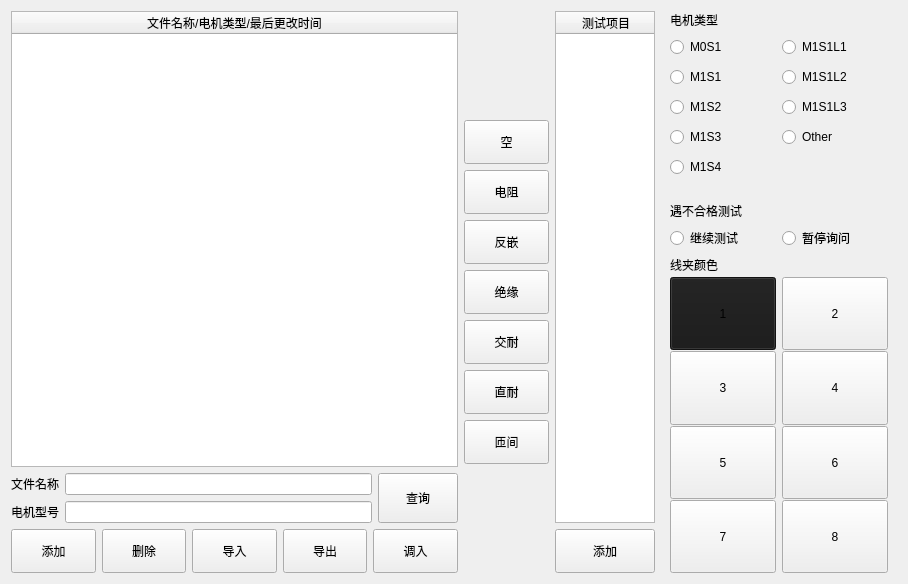
<?xml version="1.0" encoding="UTF-8"?>
<ui version="4.0">
 <class>CConfigType</class>
 <widget class="QWidget" name="CConfigType">
  <property name="geometry">
   <rect>
    <x>0</x>
    <y>0</y>
    <width>908</width>
    <height>584</height>
   </rect>
  </property>
  <property name="windowTitle">
   <string>Form</string>
  </property>
  <layout class="QHBoxLayout" name="horizontalLayout">
   <item>
    <widget class="QWidget" name="widgetFile" native="true">
     <layout class="QVBoxLayout" name="verticalLayout_2">
      <property name="margin">
       <number>0</number>
      </property>
      <item>
       <widget class="QTableWidget" name="tableWidgetFile">
        <property name="editTriggers">
         <set>QAbstractItemView::NoEditTriggers</set>
        </property>
        <property name="selectionMode">
         <enum>QAbstractItemView::SingleSelection</enum>
        </property>
        <property name="selectionBehavior">
         <enum>QAbstractItemView::SelectRows</enum>
        </property>
        <attribute name="horizontalHeaderDefaultSectionSize">
         <number>150</number>
        </attribute>
        <attribute name="horizontalHeaderHighlightSections">
         <bool>false</bool>
        </attribute>
        <attribute name="horizontalHeaderStretchLastSection">
         <bool>true</bool>
        </attribute>
        <attribute name="verticalHeaderVisible">
         <bool>false</bool>
        </attribute>
        <attribute name="verticalHeaderHighlightSections">
         <bool>false</bool>
        </attribute>
        <column>
         <property name="text">
          <string>文件名称/电机类型/最后更改时间</string>
         </property>
        </column>
       </widget>
      </item>
      <item>
       <widget class="QWidget" name="widget" native="true">
        <layout class="QGridLayout" name="gridLayout_2">
         <property name="margin">
          <number>0</number>
         </property>
         <item row="0" column="0">
          <widget class="QWidget" name="widget_2" native="true">
           <layout class="QGridLayout" name="gridLayout">
            <property name="margin">
             <number>0</number>
            </property>
            <item row="1" column="0">
             <widget class="QLabel" name="label_2">
              <property name="text">
               <string>电机型号</string>
              </property>
             </widget>
            </item>
            <item row="1" column="1">
             <widget class="QLineEdit" name="lineEditType"/>
            </item>
            <item row="0" column="1">
             <widget class="QLineEdit" name="lineEditName"/>
            </item>
            <item row="0" column="0">
             <widget class="QLabel" name="label">
              <property name="text">
               <string>文件名称</string>
              </property>
             </widget>
            </item>
           </layout>
          </widget>
         </item>
         <item row="0" column="1">
          <widget class="QPushButton" name="btnCheck">
           <property name="sizePolicy">
            <sizepolicy hsizetype="Minimum" vsizetype="Minimum">
             <horstretch>0</horstretch>
             <verstretch>0</verstretch>
            </sizepolicy>
           </property>
           <property name="minimumSize">
            <size>
             <width>60</width>
             <height>44</height>
            </size>
           </property>
           <property name="text">
            <string>查询</string>
           </property>
          </widget>
         </item>
        </layout>
       </widget>
      </item>
      <item>
       <layout class="QHBoxLayout" name="horizontalLayout_3">
        <item>
         <widget class="QPushButton" name="btnInsert">
          <property name="minimumSize">
           <size>
            <width>0</width>
            <height>44</height>
           </size>
          </property>
          <property name="text">
           <string>添加</string>
          </property>
         </widget>
        </item>
        <item>
         <widget class="QPushButton" name="btnDelete">
          <property name="minimumSize">
           <size>
            <width>0</width>
            <height>44</height>
           </size>
          </property>
          <property name="text">
           <string>删除</string>
          </property>
         </widget>
        </item>
        <item>
         <widget class="QPushButton" name="btnImport">
          <property name="minimumSize">
           <size>
            <width>0</width>
            <height>44</height>
           </size>
          </property>
          <property name="text">
           <string>导入</string>
          </property>
         </widget>
        </item>
        <item>
         <widget class="QPushButton" name="btnExport">
          <property name="minimumSize">
           <size>
            <width>0</width>
            <height>44</height>
           </size>
          </property>
          <property name="text">
           <string>导出</string>
          </property>
         </widget>
        </item>
        <item>
         <widget class="QPushButton" name="btnRead">
          <property name="minimumSize">
           <size>
            <width>0</width>
            <height>44</height>
           </size>
          </property>
          <property name="text">
           <string>调入</string>
          </property>
         </widget>
        </item>
       </layout>
      </item>
     </layout>
    </widget>
   </item>
   <item>
    <widget class="QWidget" name="dockWidget" native="true">
     <property name="minimumSize">
      <size>
       <width>85</width>
       <height>0</height>
      </size>
     </property>
     <layout class="QVBoxLayout" name="verticalLayout_5">
      <property name="margin">
       <number>0</number>
      </property>
      <item>
       <spacer name="verticalSpacer_2">
        <property name="orientation">
         <enum>Qt::Vertical</enum>
        </property>
        <property name="sizeHint" stdset="0">
         <size>
          <width>20</width>
          <height>40</height>
         </size>
        </property>
       </spacer>
      </item>
      <item>
       <widget class="QPushButton" name="btnAvlFun0">
        <property name="minimumSize">
         <size>
          <width>0</width>
          <height>44</height>
         </size>
        </property>
        <property name="text">
         <string>空</string>
        </property>
       </widget>
      </item>
      <item>
       <widget class="QPushButton" name="btnAvlFun1">
        <property name="minimumSize">
         <size>
          <width>0</width>
          <height>44</height>
         </size>
        </property>
        <property name="text">
         <string>电阻</string>
        </property>
       </widget>
      </item>
      <item>
       <widget class="QPushButton" name="btnAvlFun2">
        <property name="minimumSize">
         <size>
          <width>0</width>
          <height>44</height>
         </size>
        </property>
        <property name="text">
         <string>反嵌</string>
        </property>
       </widget>
      </item>
      <item>
       <widget class="QPushButton" name="btnAvlFun3">
        <property name="minimumSize">
         <size>
          <width>0</width>
          <height>44</height>
         </size>
        </property>
        <property name="text">
         <string>绝缘</string>
        </property>
       </widget>
      </item>
      <item>
       <widget class="QPushButton" name="btnAvlFun4">
        <property name="minimumSize">
         <size>
          <width>0</width>
          <height>44</height>
         </size>
        </property>
        <property name="text">
         <string>交耐</string>
        </property>
       </widget>
      </item>
      <item>
       <widget class="QPushButton" name="btnAvlFun5">
        <property name="minimumSize">
         <size>
          <width>0</width>
          <height>44</height>
         </size>
        </property>
        <property name="text">
         <string>直耐</string>
        </property>
       </widget>
      </item>
      <item>
       <widget class="QPushButton" name="btnAvlFun6">
        <property name="minimumSize">
         <size>
          <width>0</width>
          <height>44</height>
         </size>
        </property>
        <property name="text">
         <string>匝间</string>
        </property>
       </widget>
      </item>
      <item>
       <spacer name="verticalSpacer">
        <property name="orientation">
         <enum>Qt::Vertical</enum>
        </property>
        <property name="sizeHint" stdset="0">
         <size>
          <width>20</width>
          <height>40</height>
         </size>
        </property>
       </spacer>
      </item>
     </layout>
    </widget>
   </item>
   <item>
    <widget class="QWidget" name="widget_3" native="true">
     <property name="minimumSize">
      <size>
       <width>100</width>
       <height>0</height>
      </size>
     </property>
     <property name="maximumSize">
      <size>
       <width>100</width>
       <height>16777215</height>
      </size>
     </property>
     <layout class="QVBoxLayout" name="verticalLayout">
      <property name="margin">
       <number>0</number>
      </property>
      <item>
       <widget class="QTableWidget" name="tableWidgetTest">
        <property name="editTriggers">
         <set>QAbstractItemView::NoEditTriggers</set>
        </property>
        <property name="selectionMode">
         <enum>QAbstractItemView::SingleSelection</enum>
        </property>
        <property name="selectionBehavior">
         <enum>QAbstractItemView::SelectRows</enum>
        </property>
        <attribute name="horizontalHeaderHighlightSections">
         <bool>false</bool>
        </attribute>
        <attribute name="horizontalHeaderStretchLastSection">
         <bool>true</bool>
        </attribute>
        <attribute name="verticalHeaderVisible">
         <bool>false</bool>
        </attribute>
        <attribute name="verticalHeaderDefaultSectionSize">
         <number>36</number>
        </attribute>
        <attribute name="verticalHeaderHighlightSections">
         <bool>false</bool>
        </attribute>
        <column>
         <property name="text">
          <string>测试项目</string>
         </property>
        </column>
       </widget>
      </item>
      <item>
       <widget class="QPushButton" name="pushButton">
        <property name="minimumSize">
         <size>
          <width>0</width>
          <height>44</height>
         </size>
        </property>
        <property name="text">
         <string>添加</string>
        </property>
       </widget>
      </item>
     </layout>
    </widget>
   </item>
   <item>
    <widget class="QWidget" name="widgetOther" native="true">
     <property name="minimumSize">
      <size>
       <width>236</width>
       <height>0</height>
      </size>
     </property>
     <property name="maximumSize">
      <size>
       <width>236</width>
       <height>16777215</height>
      </size>
     </property>
     <layout class="QVBoxLayout" name="verticalLayout_4">
      <property name="spacing">
       <number>3</number>
      </property>
      <property name="topMargin">
       <number>0</number>
      </property>
      <property name="bottomMargin">
       <number>0</number>
      </property>
      <item>
       <widget class="QLabel" name="label_5">
        <property name="text">
         <string>电机类型</string>
        </property>
       </widget>
      </item>
      <item>
       <widget class="QWidget" name="widget_7" native="true">
        <layout class="QGridLayout" name="gridLayout_4">
         <property name="verticalSpacing">
          <number>0</number>
         </property>
         <property name="margin">
          <number>0</number>
         </property>
         <item row="3" column="0">
          <widget class="QRadioButton" name="btnType4">
           <property name="minimumSize">
            <size>
             <width>0</width>
             <height>30</height>
            </size>
           </property>
           <property name="text">
            <string>M1S3</string>
           </property>
          </widget>
         </item>
         <item row="1" column="1">
          <widget class="QRadioButton" name="btnType7">
           <property name="minimumSize">
            <size>
             <width>0</width>
             <height>30</height>
            </size>
           </property>
           <property name="text">
            <string>M1S1L2</string>
           </property>
          </widget>
         </item>
         <item row="3" column="1">
          <widget class="QRadioButton" name="btnType9">
           <property name="minimumSize">
            <size>
             <width>0</width>
             <height>30</height>
            </size>
           </property>
           <property name="text">
            <string>Other</string>
           </property>
          </widget>
         </item>
         <item row="0" column="1">
          <widget class="QRadioButton" name="btnType6">
           <property name="minimumSize">
            <size>
             <width>0</width>
             <height>30</height>
            </size>
           </property>
           <property name="text">
            <string>M1S1L1</string>
           </property>
          </widget>
         </item>
         <item row="0" column="0">
          <widget class="QRadioButton" name="btnType1">
           <property name="minimumSize">
            <size>
             <width>0</width>
             <height>30</height>
            </size>
           </property>
           <property name="text">
            <string>M0S1</string>
           </property>
          </widget>
         </item>
         <item row="1" column="0">
          <widget class="QRadioButton" name="btnType2">
           <property name="minimumSize">
            <size>
             <width>0</width>
             <height>30</height>
            </size>
           </property>
           <property name="text">
            <string>M1S1</string>
           </property>
          </widget>
         </item>
         <item row="2" column="1">
          <widget class="QRadioButton" name="btnType8">
           <property name="minimumSize">
            <size>
             <width>0</width>
             <height>30</height>
            </size>
           </property>
           <property name="text">
            <string>M1S1L3</string>
           </property>
          </widget>
         </item>
         <item row="2" column="0">
          <widget class="QRadioButton" name="btnType3">
           <property name="minimumSize">
            <size>
             <width>0</width>
             <height>30</height>
            </size>
           </property>
           <property name="text">
            <string>M1S2</string>
           </property>
          </widget>
         </item>
         <item row="4" column="0">
          <widget class="QRadioButton" name="btnType5">
           <property name="minimumSize">
            <size>
             <width>0</width>
             <height>30</height>
            </size>
           </property>
           <property name="text">
            <string>M1S4</string>
           </property>
          </widget>
         </item>
        </layout>
       </widget>
      </item>
      <item>
       <widget class="QLabel" name="labelType">
        <property name="pixmap">
         <pixmap resource="image.qrc">:/image/M1S0.png</pixmap>
        </property>
       </widget>
      </item>
      <item>
       <widget class="QLabel" name="label_4">
        <property name="text">
         <string>遇不合格测试</string>
        </property>
       </widget>
      </item>
      <item>
       <widget class="QWidget" name="widget_6" native="true">
        <layout class="QHBoxLayout" name="horizontalLayout_4">
         <property name="margin">
          <number>0</number>
         </property>
         <item>
          <widget class="QRadioButton" name="btnOther1">
           <property name="minimumSize">
            <size>
             <width>0</width>
             <height>30</height>
            </size>
           </property>
           <property name="text">
            <string>继续测试</string>
           </property>
          </widget>
         </item>
         <item>
          <widget class="QRadioButton" name="btnOther2">
           <property name="minimumSize">
            <size>
             <width>0</width>
             <height>30</height>
            </size>
           </property>
           <property name="text">
            <string>暂停询问</string>
           </property>
          </widget>
         </item>
        </layout>
       </widget>
      </item>
      <item>
       <widget class="QLabel" name="label_3">
        <property name="text">
         <string>线夹颜色</string>
        </property>
       </widget>
      </item>
      <item>
       <widget class="QWidget" name="widget_5" native="true">
        <layout class="QGridLayout" name="gridLayout_3">
         <property name="verticalSpacing">
          <number>1</number>
         </property>
         <property name="margin">
          <number>0</number>
         </property>
         <item row="2" column="1">
          <widget class="QPushButton" name="btnColor6">
           <property name="sizePolicy">
            <sizepolicy hsizetype="Minimum" vsizetype="Expanding">
             <horstretch>0</horstretch>
             <verstretch>0</verstretch>
            </sizepolicy>
           </property>
           <property name="minimumSize">
            <size>
             <width>0</width>
             <height>35</height>
            </size>
           </property>
           <property name="text">
            <string>6</string>
           </property>
          </widget>
         </item>
         <item row="1" column="0">
          <widget class="QPushButton" name="btnColor3">
           <property name="sizePolicy">
            <sizepolicy hsizetype="Minimum" vsizetype="Expanding">
             <horstretch>0</horstretch>
             <verstretch>0</verstretch>
            </sizepolicy>
           </property>
           <property name="minimumSize">
            <size>
             <width>0</width>
             <height>35</height>
            </size>
           </property>
           <property name="text">
            <string>3</string>
           </property>
          </widget>
         </item>
         <item row="2" column="0">
          <widget class="QPushButton" name="btnColor5">
           <property name="sizePolicy">
            <sizepolicy hsizetype="Minimum" vsizetype="Expanding">
             <horstretch>0</horstretch>
             <verstretch>0</verstretch>
            </sizepolicy>
           </property>
           <property name="minimumSize">
            <size>
             <width>0</width>
             <height>35</height>
            </size>
           </property>
           <property name="text">
            <string>5</string>
           </property>
          </widget>
         </item>
         <item row="3" column="1">
          <widget class="QPushButton" name="btnColor8">
           <property name="sizePolicy">
            <sizepolicy hsizetype="Minimum" vsizetype="Expanding">
             <horstretch>0</horstretch>
             <verstretch>0</verstretch>
            </sizepolicy>
           </property>
           <property name="minimumSize">
            <size>
             <width>0</width>
             <height>35</height>
            </size>
           </property>
           <property name="text">
            <string>8</string>
           </property>
          </widget>
         </item>
         <item row="0" column="1">
          <widget class="QPushButton" name="btnColor2">
           <property name="sizePolicy">
            <sizepolicy hsizetype="Minimum" vsizetype="Expanding">
             <horstretch>0</horstretch>
             <verstretch>0</verstretch>
            </sizepolicy>
           </property>
           <property name="minimumSize">
            <size>
             <width>0</width>
             <height>35</height>
            </size>
           </property>
           <property name="text">
            <string>2</string>
           </property>
          </widget>
         </item>
         <item row="3" column="0">
          <widget class="QPushButton" name="btnColor7">
           <property name="sizePolicy">
            <sizepolicy hsizetype="Minimum" vsizetype="Expanding">
             <horstretch>0</horstretch>
             <verstretch>0</verstretch>
            </sizepolicy>
           </property>
           <property name="minimumSize">
            <size>
             <width>0</width>
             <height>35</height>
            </size>
           </property>
           <property name="text">
            <string>7</string>
           </property>
          </widget>
         </item>
         <item row="1" column="1">
          <widget class="QPushButton" name="btnColor4">
           <property name="sizePolicy">
            <sizepolicy hsizetype="Minimum" vsizetype="Expanding">
             <horstretch>0</horstretch>
             <verstretch>0</verstretch>
            </sizepolicy>
           </property>
           <property name="minimumSize">
            <size>
             <width>0</width>
             <height>35</height>
            </size>
           </property>
           <property name="text">
            <string>4</string>
           </property>
          </widget>
         </item>
         <item row="0" column="0">
          <widget class="QPushButton" name="btnColor1">
           <property name="sizePolicy">
            <sizepolicy hsizetype="Minimum" vsizetype="Expanding">
             <horstretch>0</horstretch>
             <verstretch>0</verstretch>
            </sizepolicy>
           </property>
           <property name="minimumSize">
            <size>
             <width>0</width>
             <height>35</height>
            </size>
           </property>
           <property name="styleSheet">
            <string notr="true">background-color: #191919</string>
           </property>
           <property name="text">
            <string>1</string>
           </property>
          </widget>
         </item>
        </layout>
       </widget>
      </item>
     </layout>
    </widget>
   </item>
  </layout>
 </widget>
 <resources>
  <include location="image.qrc"/>
 </resources>
 <connections/>
</ui>
